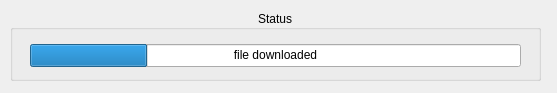
<?xml version="1.0" encoding="UTF-8"?>
<ui version="4.0">
 <class>appUpdater</class>
 <widget class="QMainWindow" name="appUpdater">
  <property name="geometry">
   <rect>
    <x>0</x>
    <y>0</y>
    <width>557</width>
    <height>93</height>
   </rect>
  </property>
  <property name="windowTitle">
   <string>appUpdater</string>
  </property>
  <widget class="QWidget" name="centralwidget">
   <widget class="QGroupBox" name="gbStatusDownloading">
    <property name="geometry">
     <rect>
      <x>10</x>
      <y>10</y>
      <width>531</width>
      <height>71</height>
     </rect>
    </property>
    <property name="title">
     <string>Status</string>
    </property>
    <property name="alignment">
     <set>Qt::AlignCenter</set>
    </property>
    <property name="flat">
     <bool>true</bool>
    </property>
    <property name="checkable">
     <bool>false</bool>
    </property>
    <widget class="QProgressBar" name="pbDownload">
     <property name="geometry">
      <rect>
       <x>20</x>
       <y>34</y>
       <width>491</width>
       <height>23</height>
      </rect>
     </property>
     <property name="value">
      <number>24</number>
     </property>
     <property name="textVisible">
      <bool>false</bool>
     </property>
    </widget>
    <widget class="QLabel" name="lblCurrentFile">
     <property name="geometry">
      <rect>
       <x>30</x>
       <y>34</y>
       <width>471</width>
       <height>21</height>
      </rect>
     </property>
     <property name="text">
      <string>file downloaded</string>
     </property>
     <property name="alignment">
      <set>Qt::AlignCenter</set>
     </property>
    </widget>
   </widget>
  </widget>
 </widget>
 <resources/>
 <connections/>
</ui>
